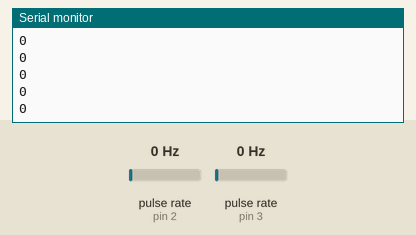
Simulated run of this sketch. Board: Arduino Uno, built with avr-gcc and run on an emulated ATmega328P. On the bench: the last lines printed to the serial monitor. Wiring (inferred from the names in the program): 2 × pulse sensor: data pin 2 / data pin 3. Inputs (shaded band) come from the test bench; at power-on: pulse rate (sensors on pin 2, pin 3) 0 Hz.

Above: at 1.2 s.
1.3 s: pulse rate (sensor on pin 2) set to 4 Hz
At 1.8 s:
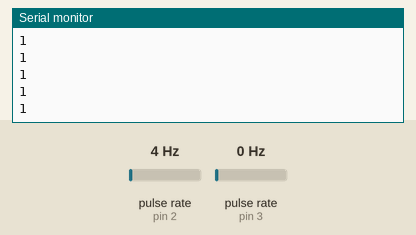
2.8 s: pulse rate (sensor on pin 3) set to 4 Hz
At 3.4 s:
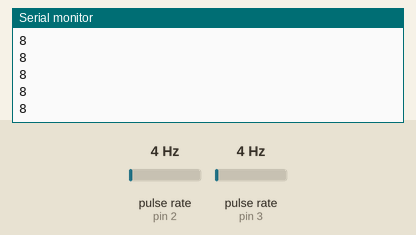
4.3 s: pulse rate (sensor on pin 2) set to 50 Hz
At 4.9 s:
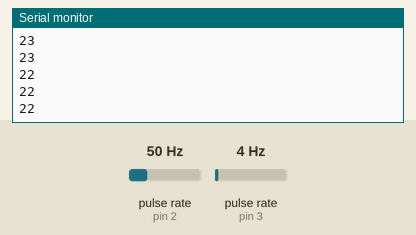
5.8 s: pulse rate (sensor on pin 3) set to 50 Hz
At 6.6 s:
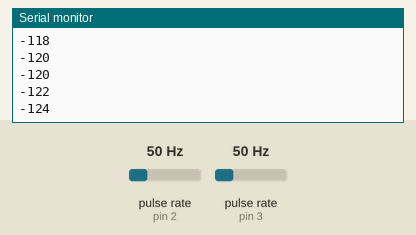
Timing chart, 0 to 8.3 s (numbered marks = the images above; inputs shaded):
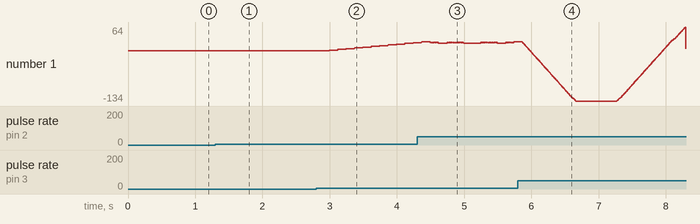

The sketch:

sketch_apr08a.ino
```cpp
//From bildr article: http://bildr.org/2012/08/rotary-encoder-arduino/

//these pins can not be changed 2/3 are special pins
int encoderPin1 = 2;
int encoderPin2 = 3;

volatile int lastEncoded = 0;
volatile long encoderValue = 0;

long lastencoderValue = 0;

int lastMSB = 0;
int lastLSB = 0;

void setup() {
  Serial.begin (9600);

  pinMode(encoderPin1, INPUT);
  pinMode(encoderPin2, INPUT);

  digitalWrite(encoderPin1, HIGH); //turn pullup resistor on
  digitalWrite(encoderPin2, HIGH); //turn pullup resistor on

  //call updateEncoder() when any high/low changed seen
  //on interrupt 0 (pin 2), or interrupt 1 (pin 3)
  attachInterrupt(0, updateEncoder, CHANGE);
  attachInterrupt(1, updateEncoder, CHANGE);

}

void loop(){
  //Do stuff here

  Serial.println(encoderValue);
}


void updateEncoder(){
  int MSB = digitalRead(encoderPin1); //MSB = most significant bit
  int LSB = digitalRead(encoderPin2); //LSB = least significant bit

  int encoded = (MSB << 1) |LSB; //converting the 2 pin value to single number
  int sum  = (lastEncoded << 2) | encoded; //adding it to the previous encoded value

  if(sum == 13 || sum == 4 || sum == 2 || sum == 11) encoderValue ++;
  if(sum == 14 || sum == 7 || sum == 1 || sum == 8 ) encoderValue --;

  lastEncoded = encoded; //store this value for next time
}
```

Measured:
- after the input at 1.3 s, the serial monitor: prints a new line after 0.19 s (image 1)
- after the input at 2.8 s, the serial monitor: prints a new line after 0.20 s (image 2)
- after the input at 4.3 s, the serial monitor: prints a new line after 0.08 s (image 3)
- after the input at 5.8 s, the serial monitor: prints a new line after 0.19 s (image 4)
- plotted number 1: 0 → 1 after the input at 1.3 s, 1 → 22 after the input at 2.8 s
